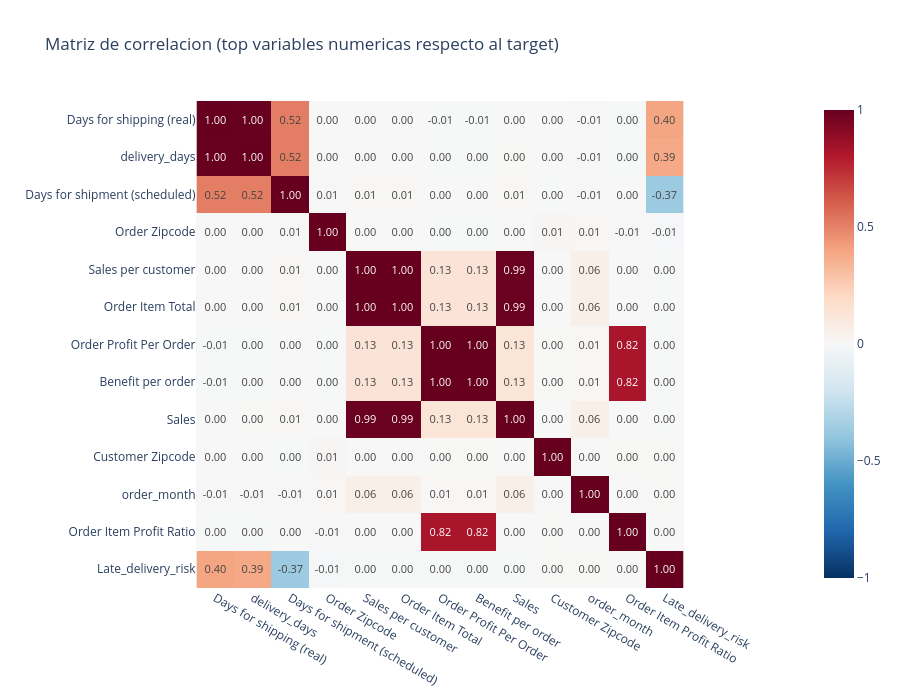

Here is the notebook cell this chart was saved with:
### Markdown cell above
## 5. Variables temporales, correlaciones y factores explicativos

### Code cell
df_corr = df.copy()

if "order date (DateOrders)" in df_corr.columns:
    df_corr["order_date"] = pd.to_datetime(df_corr["order date (DateOrders)"], errors="coerce")
    df_corr["order_month"] = df_corr["order_date"].dt.month
    df_corr["order_dow"] = df_corr["order_date"].dt.dayofweek

if "shipping date (DateOrders)" in df_corr.columns and "order_date" in df_corr.columns:
    df_corr["shipping_date"] = pd.to_datetime(df_corr["shipping date (DateOrders)"], errors="coerce")
    df_corr["delivery_days"] = (df_corr["shipping_date"] - df_corr["order_date"]).dt.total_seconds() / 86400

numeric_cols = df_corr.select_dtypes(include=np.number).columns.tolist()

if target_col in numeric_cols:
    corr_target = df_corr[numeric_cols].corr()[target_col].drop(target_col).sort_values(key=abs, ascending=False)
    top_corr_cols = corr_target.head(12).index.tolist() + [target_col]
    corr_matrix = df_corr[top_corr_cols].corr()

    fig = px.imshow(
        corr_matrix,
        color_continuous_scale="RdBu_r",
        zmin=-1,
        zmax=1,
        text_auto=".2f",
        title="Matriz de correlacion (top variables numericas respecto al target)"
    )
    fig.update_layout(height=700)
    fig.show()
else:
    corr_target = pd.Series(dtype=float)
    print("No fue posible calcular correlaciones con el target.")

### Figure 1 — Plotly figure (JSON) as saved in the notebook; plotly's stock layout.template omitted (floating-point values rounded to 4 significant figures; data arrays with more than 128 entries replaced by an {"elided": "..."} marker saying what was removed)
{"data": [{"coloraxis": "coloraxis", "hovertemplate": "x: %{x}<br>y: %{y}<br>color: %{z}<extra></extra>", "name": "0", "texttemplate": "%{z:.2f}", "type": "heatmap", "x": ["Days for shipping (real)", "delivery_days", "Days for shipment (scheduled)", "Order Zipcode", "Sales per customer", "Order Item Total", "Order Profit Per Order", "Benefit per order", "Sales", "Customer Zipcode", "order_month", "Order Item Profit Ratio", "Late_delivery_risk"], "xaxis": "x", "y": ["Days for shipping (real)", "delivery_days", "Days for shipment (scheduled)", "Order Zipcode", "Sales per customer", "Order Item Total", "Order Profit Per Order", "Benefit per order", "Sales", "Customer Zipcode", "order_month", "Order Item Profit Ratio", "Late_delivery_risk"], "yaxis": "y", "z": {"elided": "13x13 float values"}}], "layout": {"coloraxis": {"cmax": 1, "cmin": -1, "colorscale": [[0, "rgb(5,48,97)"], [0.1, "rgb(33,102,172)"], [0.2, "rgb(67,147,195)"], [0.3, "rgb(146,197,222)"], [0.4, "rgb(209,229,240)"], [0.5, "rgb(247,247,247)"], [0.6, "rgb(253,219,199)"], [0.7, "rgb(244,165,130)"], [0.8, "rgb(214,96,77)"], [0.9, "rgb(178,24,43)"], [1, "rgb(103,0,31)"]]}, "height": 700, "title": {"text": "Matriz de correlacion (top variables numericas respecto al target)"}, "xaxis": {"anchor": "y", "constrain": "domain", "domain": [0, 1], "scaleanchor": "y"}, "yaxis": {"anchor": "x", "autorange": "reversed", "constrain": "domain", "domain": [0, 1]}}}
